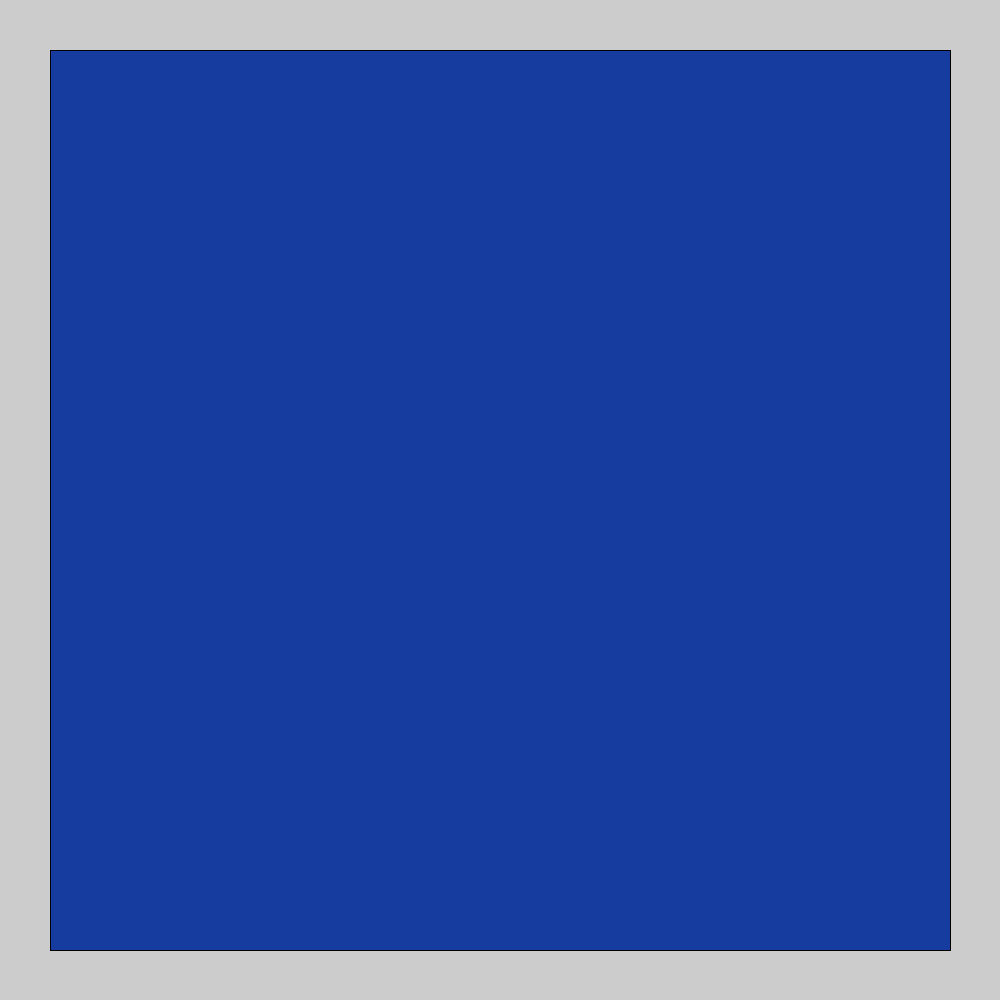
Frame 1 (no input)
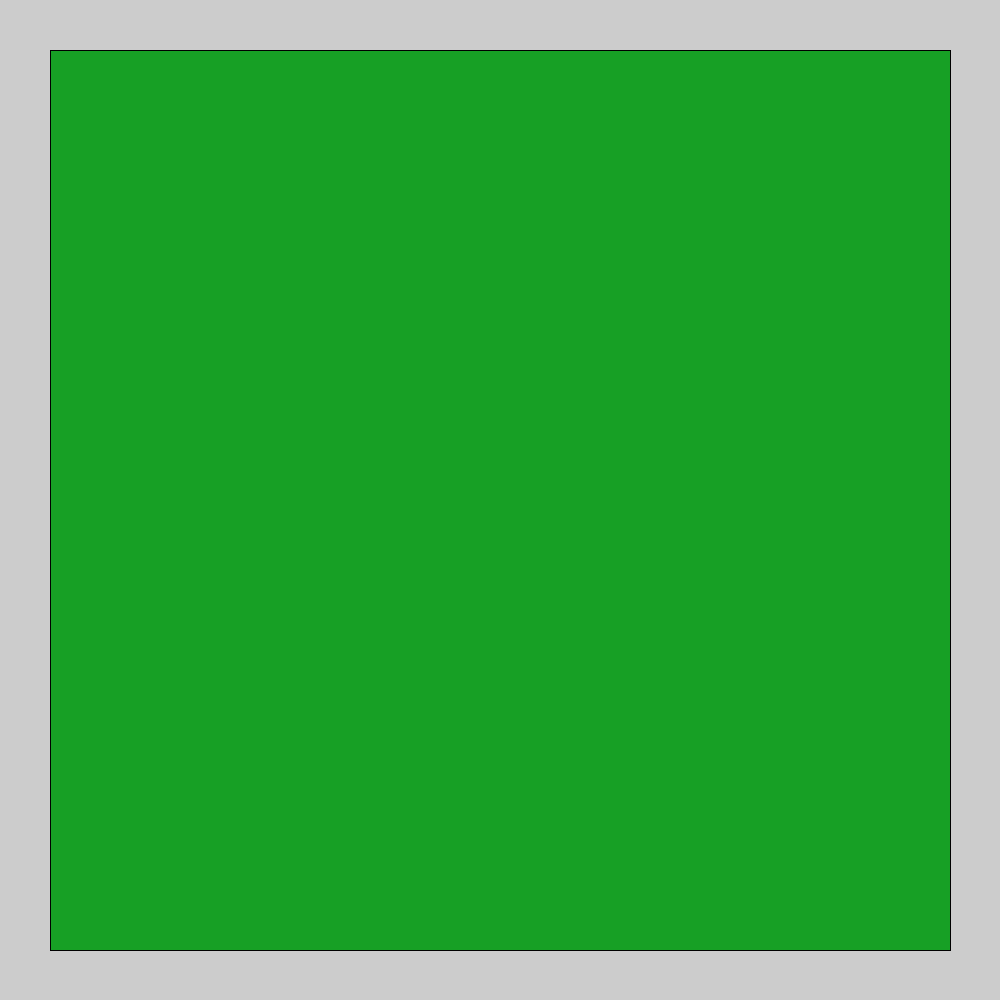
Frame 60 (the mouse pressed at the canvas centre just before this capture)
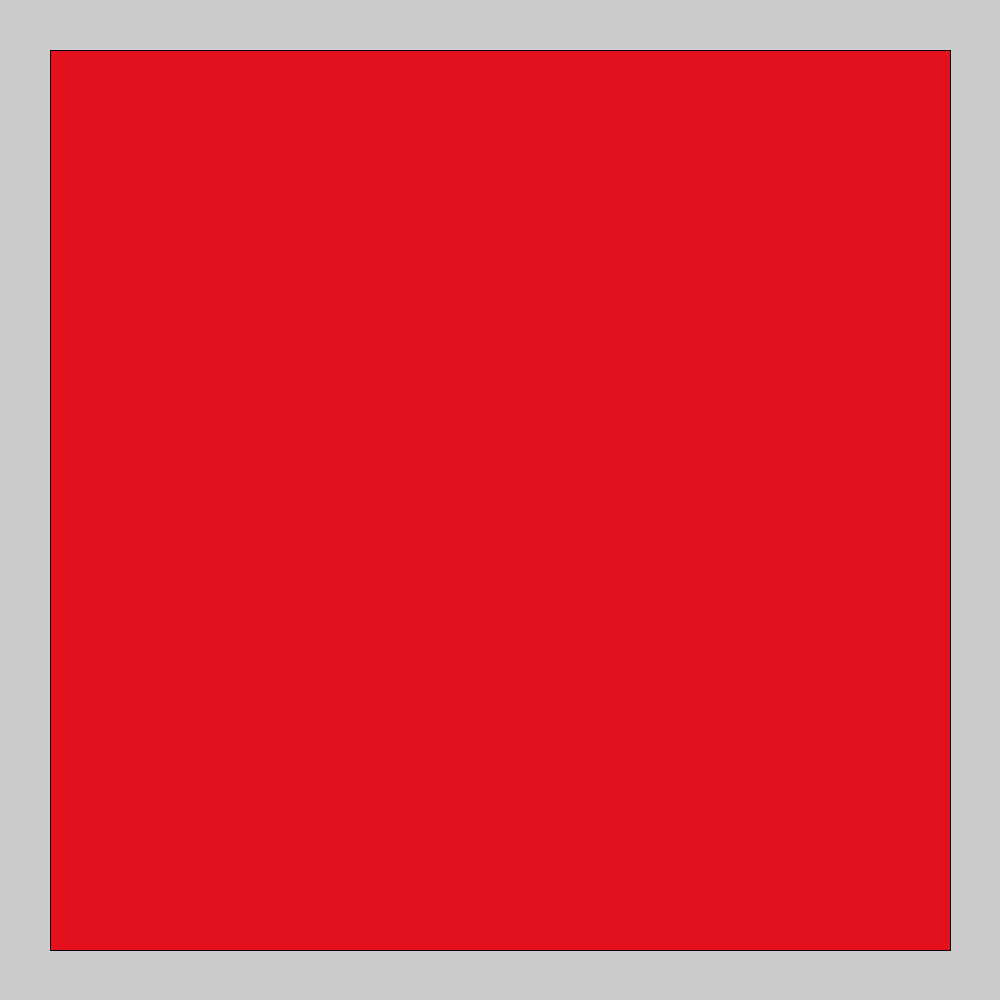
Frame 120 (the mouse held since frame 60 and released just before this capture)

The Processing sketch that drew these frames (run headless with seeded random() and noise(); from frame 60 on, the mouse is pressed at the canvas centre):

// Processing sketch: Logical_Dot
// ── Logical_Dot.pde


void setup() {
  size(1000,1000);
  fill(#173CA0);
}

void draw() {
  rect(50,50,900,900);
  if (mousePressed) {
  fill(#E3101E);
}else {
  fill(#17A025);
}
}
